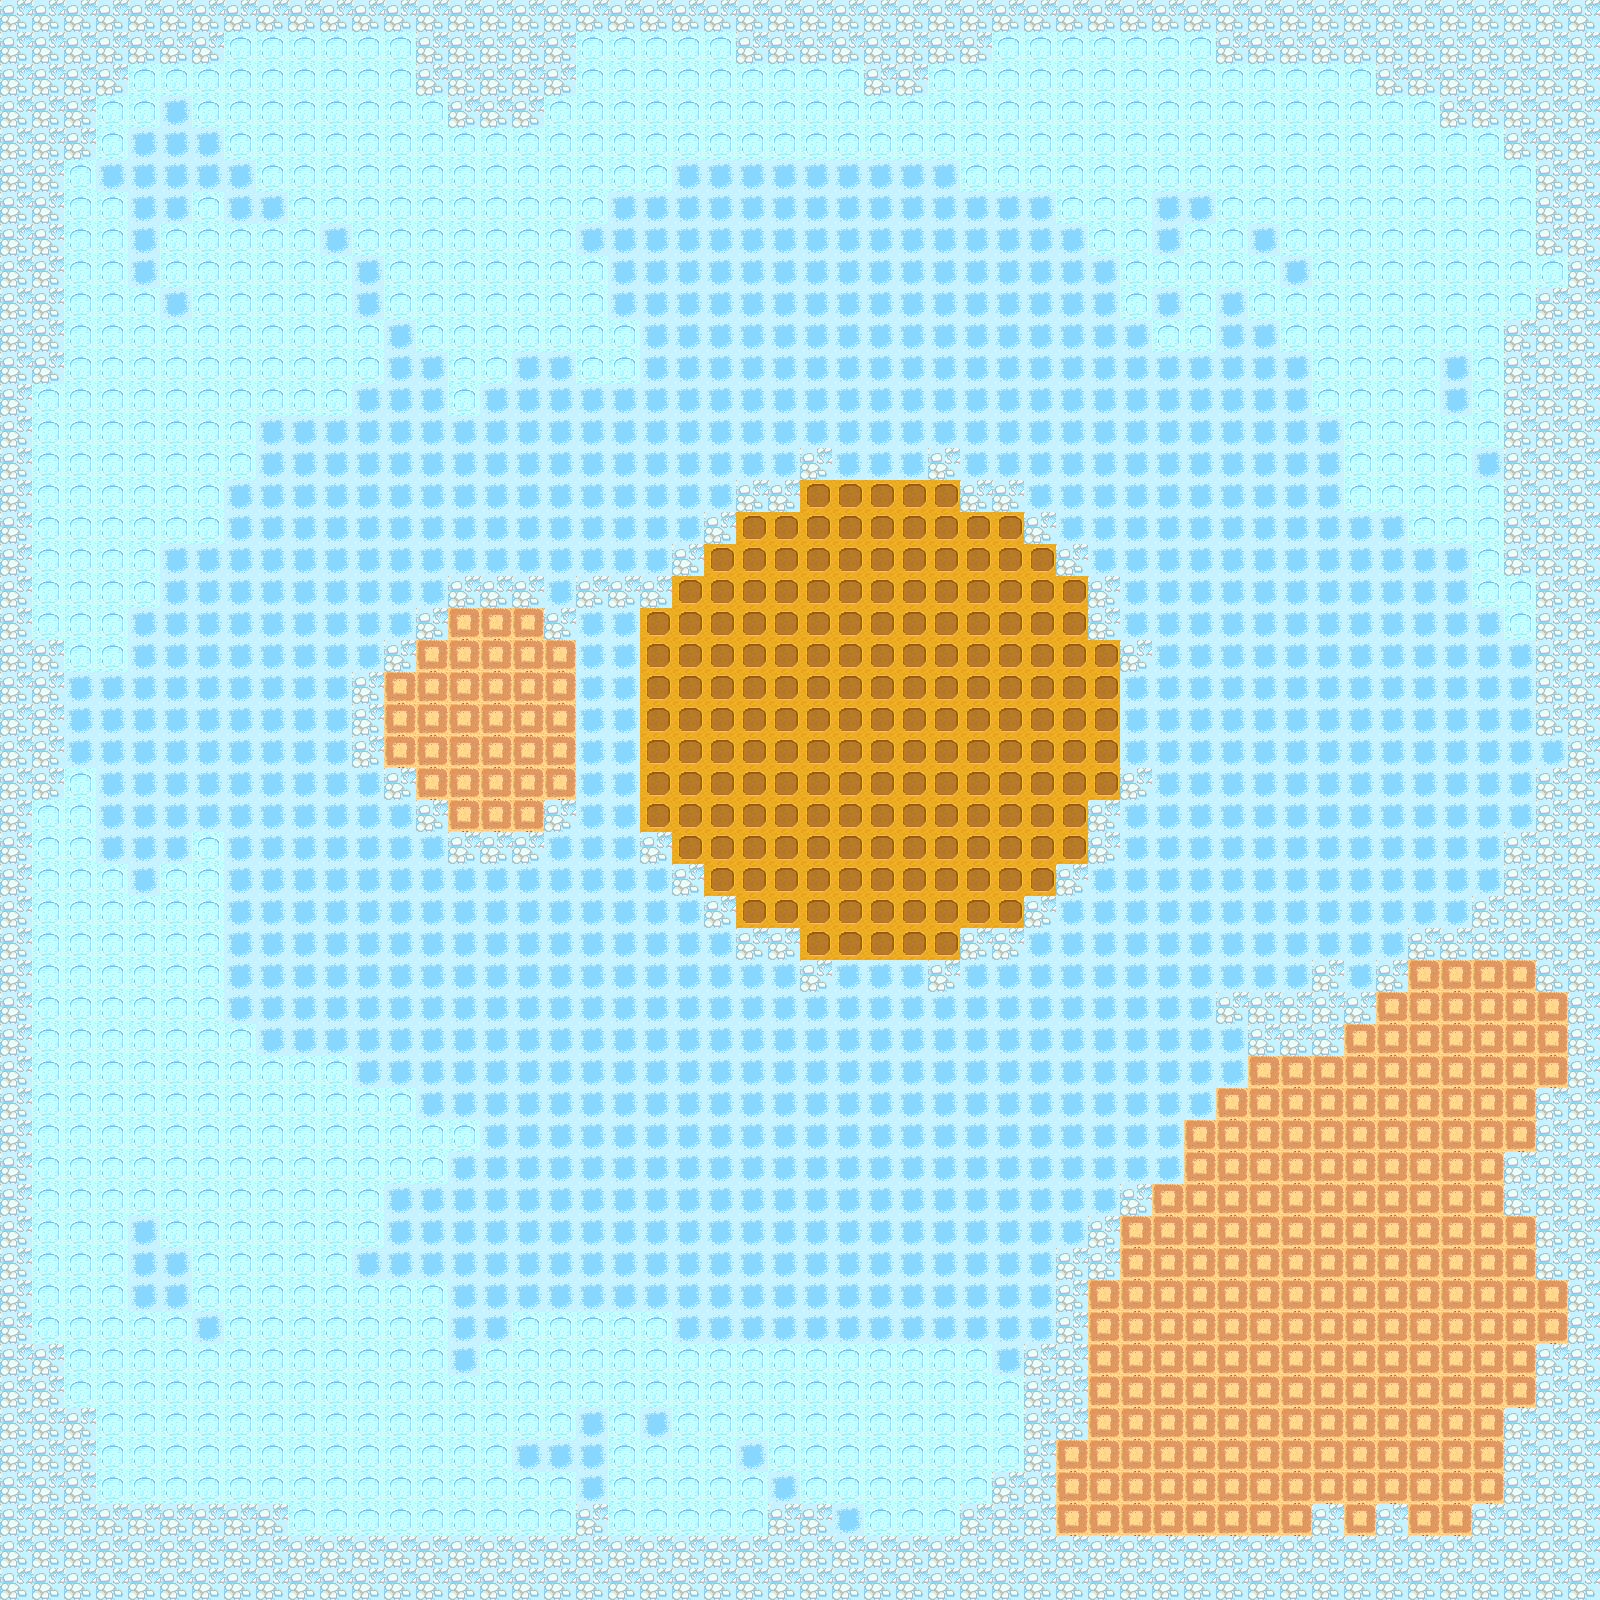

Tiled map render using the project's own tile images. Description and the map definition, with tile-layer contents summarised, below:
An orthogonal 50x50 tile map with 32x32 px tiles, 4 tile layers (base, farmland, boundary, arable), 11 tilesets and 126 objects.

<map version="1.10" tiledversion="1.11.0" orientation="orthogonal" renderorder="right-down" width="50" height="50" tilewidth="32" tileheight="32" infinite="0" nextlayerid="14" nextobjectid="177">
 <tileset firstgid="1" source="base_winter.tsx" />
 <tileset firstgid="3" source="myhouse_1_winter.tsx" />
 <tileset firstgid="4" source="house_1_winter.tsx" />
 <tileset firstgid="5" source="obj_move_bushes_winter.tsx" />
 <tileset firstgid="6" source="obj_forbidden_tree_winter.tsx" />
 <tileset firstgid="7" source="static_2_stone.tsx" />
 <tileset firstgid="8" source="static_3_cobblestone.tsx" />
 <tileset firstgid="9" source="static_4_flower.tsx" />
 <tileset firstgid="10" source="boundary_winter.tsx" />
 <tileset firstgid="11" source="arable_2.tsx" />
 <tileset firstgid="12" source="farmland.tsx" />
 <layer id="1" name="base" width="50" height="50">
  <data>[2500 cells, 2500 non-empty, 2 distinct tile ids]</data>
 </layer>
 <layer id="13" name="farmland" width="50" height="50">
  <data>[2500 cells, 239 non-empty, 1 distinct tile ids]</data>
 </layer>
 <layer id="2" name="boundary" width="50" height="50">
  <data>[2500 cells, 468 non-empty, 1 distinct tile ids]</data>
 </layer>
 <layer id="3" name="arable" width="50" height="50">
  <data>[2500 cells, 179 non-empty, 1 distinct tile ids]</data>
 </layer>
 <objectgroup id="4" name="myhouse">
  <object id="1" gid="3" x="571.645" y="789.941" width="64" height="190" />
 </objectgroup>
 <objectgroup id="6" name="house">
  <object id="3" gid="4" x="316.471" y="664.084" width="62" height="80" />
  <object id="4" gid="4" x="767.501" y="1237.75" width="62" height="80" />
  <object id="5" gid="4" x="1252.6" y="943.424" width="62" height="80" />
  <object id="6" gid="4" x="1084.99" y="465.141" width="62" height="80" />
  <object id="7" gid="4" x="358.712" y="578.239" width="62" height="80" />
  <object id="8" gid="4" x="1147.67" y="515.558" width="62" height="80" />
  <object id="9" gid="4" x="832.907" y="1198.24" width="62" height="80" />
  <object id="10" gid="4" x="886.05" y="1270.45" width="62" height="80" />
 </objectgroup>
 <objectgroup id="7" name="obj_mv_1">
  <object id="11" gid="5" x="1125.21" y="783.469" width="127" height="127" />
  <object id="12" gid="5" x="819.984" y="1080.52" width="127" height="127" />
  <object id="166" gid="5" x="686.446" y="321.537" width="127" height="127" />
  <object id="167" gid="5" x="284.471" y="942.896" width="127" height="127" />
  <object id="168" gid="5" x="482.052" y="1117.31" width="127" height="127" />
 </objectgroup>
 <objectgroup id="8" name="obj_fb_2">
  <object id="16" gid="6" x="1305.84" y="689.524" width="41" height="90" />
  <object id="48" gid="6" x="1378.06" y="572.338" width="41" height="90" />
  <object id="50" gid="6" x="1234.99" y="832.6" width="41" height="90" />
  <object id="58" gid="6" x="372.437" y="444.251" width="41" height="90" />
  <object id="59" gid="6" x="386.064" y="1079.24" width="41" height="90" />
  <object id="60" gid="6" x="484.173" y="1319.06" width="41" height="90" />
  <object id="61" gid="6" x="850.72" y="230.318" width="41" height="90" />
  <object id="62" gid="6" x="935.204" y="265.746" width="41" height="90" />
  <object id="63" gid="6" x="1000.61" y="271.197" width="41" height="90" />
  <object id="64" gid="6" x="124.439" y="708.601" width="41" height="90" />
  <object id="65" gid="6" x="118.988" y="808.073" width="41" height="90" />
  <object id="66" gid="6" x="286.592" y="1027.46" width="41" height="90" />
  <object id="121" gid="6" x="891.599" y="238.493" width="41" height="90" />
  <object id="122" gid="6" x="789.402" y="230.318" width="41" height="90" />
  <object id="123" gid="6" x="744.435" y="209.878" width="41" height="90" />
  <object id="124" gid="6" x="699.469" y="213.966" width="41" height="90" />
  <object id="125" gid="6" x="674.941" y="226.23" width="41" height="90" />
  <object id="126" gid="6" x="1038.76" y="299.812" width="41" height="90" />
  <object id="127" gid="6" x="940.654" y="295.724" width="41" height="90" />
  <object id="128" gid="6" x="973.357" y="305.262" width="41" height="90" />
  <object id="129" gid="6" x="867.072" y="284.823" width="41" height="90" />
  <object id="130" gid="6" x="917.489" y="312.075" width="41" height="90" />
  <object id="131" gid="6" x="828.918" y="275.284" width="41" height="90" />
  <object id="132" gid="6" x="805.754" y="207.153" width="41" height="90" />
  <object id="133" gid="6" x="827.556" y="186.714" width="41" height="90" />
  <object id="134" gid="6" x="661.315" y="276.647" width="41" height="90" />
  <object id="135" gid="6" x="841.182" y="320.251" width="41" height="90" />
  <object id="136" gid="6" x="774.413" y="365.218" width="41" height="90" />
  <object id="137" gid="6" x="688.568" y="350.229" width="41" height="90" />
  <object id="138" gid="6" x="730.809" y="380.207" width="41" height="90" />
  <object id="139" gid="6" x="658.59" y="329.79" width="41" height="90" />
  <object id="140" gid="6" x="816.655" y="344.779" width="41" height="90" />
  <object id="141" gid="6" x="798.941" y="254.845" width="41" height="90" />
  <object id="142" gid="6" x="771.688" y="248.032" width="41" height="90" />
  <object id="143" gid="6" x="710.37" y="242.581" width="41" height="90" />
  <object id="144" gid="6" x="679.029" y="252.12" width="41" height="90" />
  <object id="145" gid="6" x="737.622" y="355.68" width="41" height="90" />
  <object id="146" gid="6" x="620.436" y="283.46" width="41" height="90" />
  <object id="147" gid="6" x="625.887" y="231.68" width="41" height="90" />
  <object id="148" gid="6" x="570.019" y="260.296" width="41" height="90" />
  <object id="149" gid="6" x="599.997" y="333.878" width="41" height="90" />
  <object id="150" gid="6" x="651.777" y="347.504" width="41" height="90" />
  <object id="151" gid="6" x="647.689" y="376.119" width="41" height="90" />
  <object id="152" gid="6" x="614.986" y="427.899" width="41" height="90" />
  <object id="153" gid="6" x="508.7" y="442.888" width="41" height="90" />
  <object id="154" gid="6" x="270.24" y="486.492" width="41" height="90" />
  <object id="155" gid="6" x="252.526" y="565.525" width="41" height="90" />
  <object id="156" gid="6" x="610.898" y="539.635" width="41" height="90" />
  <object id="157" gid="6" x="669.491" y="1005.65" width="41" height="90" />
  <object id="158" gid="6" x="713.095" y="1068.34" width="41" height="90" />
  <object id="159" gid="6" x="575.469" y="1234.58" width="41" height="90" />
  <object id="160" gid="6" x="490.986" y="1216.86" width="41" height="90" />
  <object id="161" gid="6" x="1360.35" y="851.673" width="41" height="90" />
  <object id="162" gid="6" x="704.92" y="1314.98" width="41" height="90" />
  <object id="163" gid="6" x="1049.66" y="1312.25" width="41" height="90" />
  <object id="164" gid="6" x="792.125" y="1343.59" width="41" height="90" />
  <object id="165" gid="6" x="1397.14" y="708.598" width="41" height="90" />
 </objectgroup>
 <objectgroup id="9" name="static_2">
  <object id="67" gid="7" x="100.362" y="396.273" width="50" height="53" />
  <object id="69" gid="7" x="529.59" y="587.041" width="50" height="53" />
  <object id="70" gid="7" x="699.919" y="471.217" width="50" height="53" />
  <object id="71" gid="7" x="1029.68" y="963.127" width="50" height="53" />
  <object id="72" gid="7" x="276.141" y="1380.09" width="50" height="53" />
  <object id="73" gid="7" x="346.998" y="1426.42" width="50" height="53" />
  <object id="74" gid="7" x="1407.12" y="210.955" width="50" height="53" />
  <object id="75" gid="7" x="1261.32" y="167.351" width="50" height="53" />
  <object id="76" gid="7" x="1329.45" y="352.669" width="50" height="53" />
  </objectgroup>
 <objectgroup id="10" name="static_3">
  <!-- 18 objects omitted --></objectgroup>
 <objectgroup id="11" name="static_4">
  <!-- 27 objects omitted --></objectgroup>
</map>
<!-- 46 of 126 objects omitted -->
